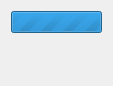
<?xml version="1.0" encoding="UTF-8"?>
<ui version="4.0">
 <class>ProgressPage</class>
 <widget class="QWidget" name="ProgressPage">
  <property name="geometry">
   <rect>
    <x>0</x>
    <y>0</y>
    <width>105</width>
    <height>86</height>
   </rect>
  </property>
  <layout class="QVBoxLayout">
   <item>
    <widget class="QProgressBar" name="progressBar">
     <property name="maximum">
      <number>0</number>
     </property>
     <property name="value">
      <number>-1</number>
     </property>
    </widget>
   </item>
   <item>
    <spacer>
     <property name="orientation">
      <enum>Qt::Vertical</enum>
     </property>
     <property name="sizeHint" stdset="0">
      <size>
       <width>20</width>
       <height>40</height>
      </size>
     </property>
    </spacer>
   </item>
  </layout>
 </widget>
 <resources/>
 <connections/>
</ui>
